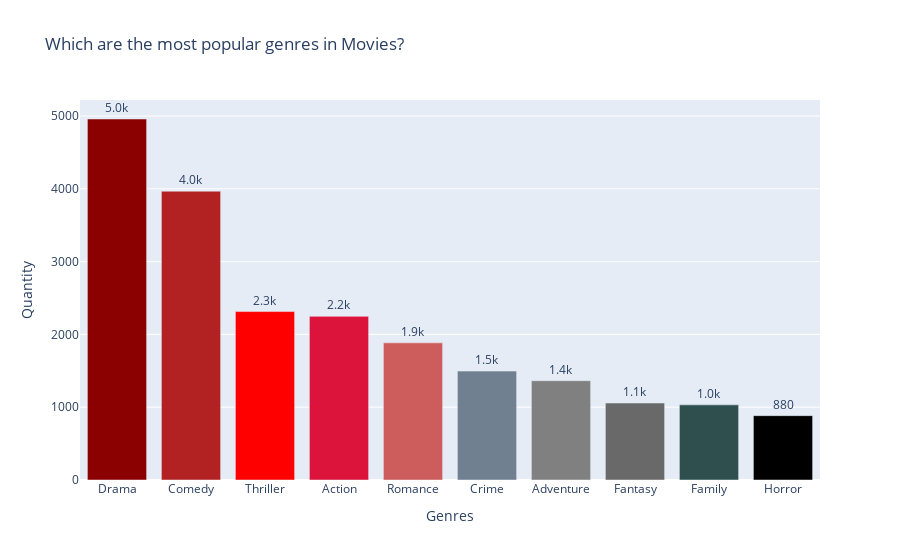

Notebook code cell kept with this figure:
### Code cell
fig = go.Figure(data=[go.Bar(
    x = top_10_m_gen.index,
    y = top_10_m_gen['Counts of Genres in Movies'],
    text = top_10_m_gen['Counts of Genres in Movies'],
    textposition='auto',
    marker_color=colors_10 # marker color can be a single color value or an iterable
)])
fig.update_traces(texttemplate='%{text:.2s}', textposition='outside')
fig.update_layout(title_text= 'Which are the most popular genres in Movies?',
                  uniformtext_minsize=8, uniformtext_mode='hide',
                  yaxis=dict(
                  title='Quantity',
                  titlefont_size=14),
                  xaxis=dict(
                  title='Genres',
                  titlefont_size=14))

### Figure 1 — Plotly figure (JSON) as saved in the notebook; plotly's stock layout.template omitted (floating-point values rounded to 4 significant figures)
{"data": [{"marker": {"color": ["DarkRed", "FireBrick", "Red", "Crimson", "IndianRed", "slategray", "gray", "dimgrey", "DarkSlateGrey", "black"]}, "text": [4959, 3967, 2314, 2248, 1884, 1496, 1364, 1057, 1032, 884], "textposition": "outside", "texttemplate": "%{text:.2s}", "type": "bar", "x": ["Drama", "Comedy", "Thriller", "Action", "Romance", "Crime", "Adventure", "Fantasy", "Family", "Horror"], "y": [4959, 3967, 2314, 2248, 1884, 1496, 1364, 1057, 1032, 884]}], "layout": {"title": {"text": "Which are the most popular genres in Movies?"}, "uniformtext": {"minsize": 8, "mode": "hide"}, "xaxis": {"title": {"font": {"size": 14}, "text": "Genres"}}, "yaxis": {"title": {"font": {"size": 14}, "text": "Quantity"}}}}
